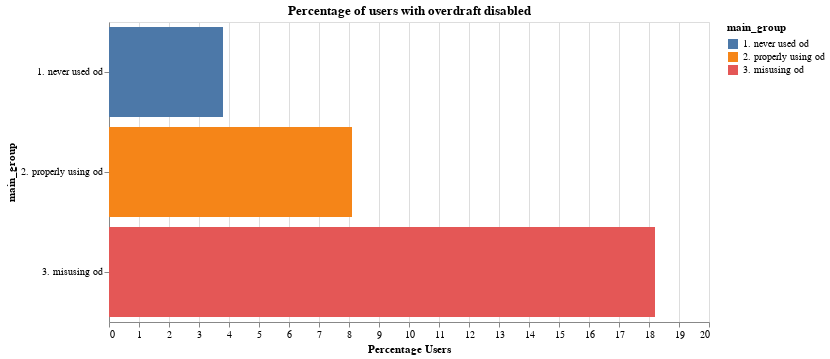

Notebook cell for this chart:
### Code cell
alt.Chart(df_disabled_status).mark_bar().encode(
    alt.X("Percentage Users:Q", sort="-y"),
    alt.Y("main_group:N"),
    color="main_group:N",
    tooltip="Percentage Users:Q",
).properties(width=600, height=300, title="Percentage of users with overdraft disabled")

### Figure 1 — Vega-Lite specification as saved in the notebook (floating-point values rounded to 4 significant figures)
{"config": {"view": {"continuousWidth": 400, "continuousHeight": 300}}, "data": {"name": "data-0a9eb5dfbe3f4af517b93af3a613b151"}, "mark": "bar", "encoding": {"color": {"type": "nominal", "field": "main_group"}, "tooltip": {"type": "quantitative", "field": "Percentage Users"}, "x": {"type": "quantitative", "field": "Percentage Users", "sort": "-y"}, "y": {"type": "nominal", "field": "main_group"}}, "height": 300, "title": "Percentage of users with overdraft disabled", "width": 600, "$schema": "https://vega.github.io/schema/vega-lite/v4.8.1.json", "datasets": {"data-0a9eb5dfbe3f4af517b93af3a613b151": [{"main_group": "1. never used od", "disabled_status": "has disabled days in between", "user_created": 3.8, "Percentage Users": 3.8}, {"main_group": "2. properly using od", "disabled_status": "has disabled days in between", "user_created": 8.1, "Percentage Users": 8.1}, {"main_group": "3. misusing od", "disabled_status": "has disabled days in between", "user_created": 18.2, "Percentage Users": 18.2}]}}
